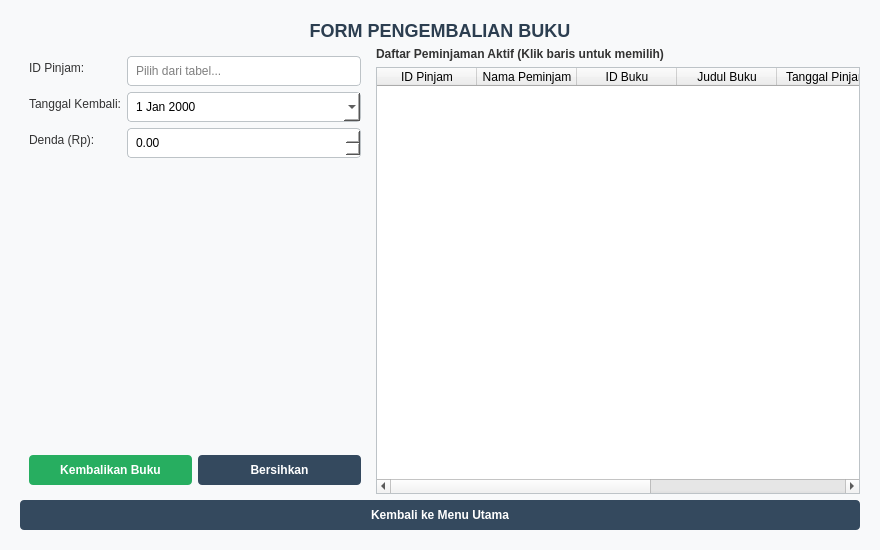
<?xml version="1.0" encoding="UTF-8"?>
<ui version="4.0">
 <class>KembaliBukuWindow</class>
 <widget class="QMainWindow" name="KembaliBukuWindow">
  <property name="geometry">
   <rect>
    <x>0</x>
    <y>0</y>
    <width>880</width>
    <height>550</height>
   </rect>
  </property>
  <property name="windowTitle">
   <string>Perpustakaan - Form Pengembalian Buku</string>
  </property>
  <property name="styleSheet">
   <string notr="true">QMainWindow {
background-color: #F8F9FA;
}
QLabel#lblTitle {
font-size: 18px;
font-weight: bold;
color: #2C3E50;
}
QLabel {
font-size: 12px;
color: #333;
}
QLineEdit, QDateEdit, QDoubleSpinBox {
padding: 6px;
border: 1px solid #BDC3C7;
border-radius: 4px;
background-color: white;
}
QLineEdit:focus, QDateEdit:focus, QDoubleSpinBox:focus {
border: 1px solid #3498DB;
}
QPushButton {
background-color: #34495E;
color: white;
border: none;
border-radius: 4px;
padding: 8px 15px;
font-weight: bold;
}
QPushButton:hover {
background-color: #415B76;
}
QPushButton#btnKembalikan {
background-color: #27AE60;
}
QPushButton#btnKembalikan:hover {
background-color: #2ECC71;
}
QTableWidget {
background-color: white;
border: 1px solid #BDC3C7;
gridline-color: #ECF0F1;
}</string>
  </property>
  <widget class="QWidget" name="centralwidget">
   <layout class="QVBoxLayout" name="verticalLayoutMain">
    <property name="leftMargin">
     <number>20</number>
    </property>
    <property name="topMargin">
     <number>20</number>
    </property>
    <property name="rightMargin">
     <number>20</number>
    </property>
    <property name="bottomMargin">
     <number>20</number>
    </property>
    <item>
     <widget class="QLabel" name="lblTitle">
      <property name="text">
       <string>FORM PENGEMBALIAN BUKU</string>
      </property>
      <property name="alignment">
       <set>Qt::AlignCenter</set>
      </property>
     </widget>
    </item>
    <item>
     <layout class="QHBoxLayout" name="horizontalLayoutMain">
      <item>
       <widget class="QFrame" name="frameInput">
        <property name="maximumSize">
         <size>
          <width>350</width>
          <height>16777215</height>
         </size>
        </property>
        <layout class="QVBoxLayout" name="verticalLayoutForm">
         <item>
          <layout class="QFormLayout" name="formLayout">
           <item row="0" column="0">
            <widget class="QLabel" name="lblIdPinjam">
             <property name="text">
              <string>ID Pinjam:</string>
             </property>
            </widget>
           </item>
           <item row="0" column="1">
            <widget class="QLineEdit" name="txtIdPinjam">
             <property name="placeholderText">
              <string>Pilih dari tabel...</string>
             </property>
            </widget>
           </item>
           <item row="1" column="0">
            <widget class="QLabel" name="lblTanggalKembali">
             <property name="text">
              <string>Tanggal Kembali:</string>
             </property>
            </widget>
           </item>
           <item row="1" column="1">
            <widget class="QDateEdit" name="dateKembali">
             <property name="calendarPopup">
              <bool>true</bool>
             </property>
            </widget>
           </item>
           <item row="2" column="0">
            <widget class="QLabel" name="lblDenda">
             <property name="text">
              <string>Denda (Rp):</string>
             </property>
            </widget>
           </item>
           <item row="2" column="1">
            <widget class="QDoubleSpinBox" name="spinDenda">
             <property name="maximum">
              <double>10000000.000000000000000</double>
             </property>
             <property name="singleStep">
              <double>1000.000000000000000</double>
             </property>
            </widget>
           </item>
          </layout>
         </item>
         <item>
          <spacer name="verticalSpacer_Form">
           <property name="orientation">
            <enum>Qt::Vertical</enum>
           </property>
           <property name="sizeHint" stdset="0">
            <size>
             <width>20</width>
             <height>40</height>
            </size>
           </property>
          </spacer>
         </item>
         <item>
          <layout class="QHBoxLayout" name="horizontalLayoutButtons">
           <item>
            <widget class="QPushButton" name="btnKembalikan">
             <property name="text">
              <string>Kembalikan Buku</string>
             </property>
            </widget>
           </item>
           <item>
            <widget class="QPushButton" name="btnBersihkan">
             <property name="text">
              <string>Bersihkan</string>
             </property>
            </widget>
           </item>
          </layout>
         </item>
        </layout>
       </widget>
      </item>
      <item>
       <layout class="QVBoxLayout" name="verticalLayoutTable">
        <item>
         <widget class="QLabel" name="lblTableTitle">
          <property name="font">
           <font>
            <weight>75</weight>
            <bold>true</bold>
           </font>
          </property>
          <property name="text">
           <string>Daftar Peminjaman Aktif (Klik baris untuk memilih)</string>
          </property>
         </widget>
        </item>
        <item>
         <widget class="QTableWidget" name="tablePeminjamanAktif">
          <property name="selectionBehavior">
           <enum>QAbstractItemView::SelectRows</enum>
          </property>
          <column>
           <property name="text">
            <string>ID Pinjam</string>
           </property>
          </column>
          <column>
           <property name="text">
            <string>Nama Peminjam</string>
           </property>
          </column>
          <column>
           <property name="text">
            <string>ID Buku</string>
           </property>
          </column>
          <column>
           <property name="text">
            <string>Judul Buku</string>
           </property>
          </column>
          <column>
           <property name="text">
            <string>Tanggal Pinjam</string>
           </property>
          </column>
          <column>
           <property name="text">
            <string>Durasi</string>
           </property>
          </column>
          <column>
           <property name="text">
            <string>Status</string>
           </property>
          </column>
         </widget>
        </item>
       </layout>
      </item>
     </layout>
    </item>
    <item>
     <widget class="QPushButton" name="btnKembali">
      <property name="text">
       <string>Kembali ke Menu Utama</string>
      </property>
     </widget>
    </item>
   </layout>
  </widget>
 </widget>
 <resources/>
 <connections/>
</ui>
